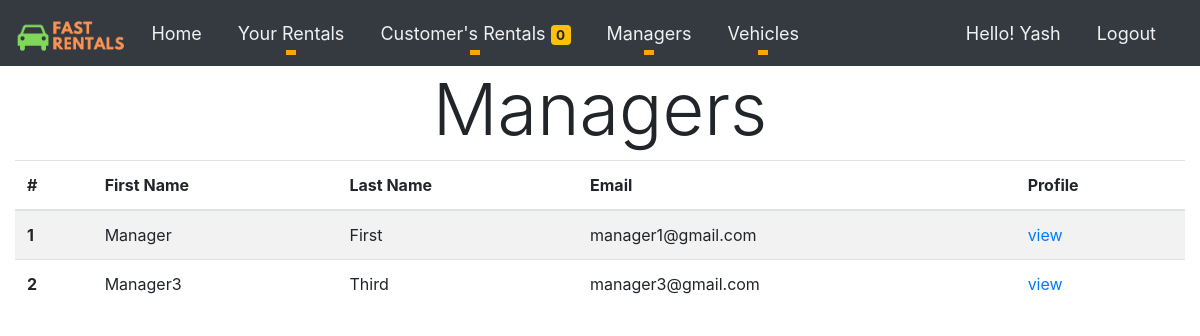
Screenshot of /Owner/AllManagers/ (signed in) with the database file from the repository.
### Owner/models.py (models this page shows, shortened)
class Owner(models.Model):
    Owner_id = models.AutoField
    Owner_firstname = models.CharField(max_length=60)
    Owner_lastname = models.CharField(max_length=60)
    Owner_address = models.CharField(max_length=600)
    Owner_email = models.CharField(max_length=100)
    Owner_password = models.CharField(max_length=32)
    Owner_dob = models.DateField()
    Owner_mobileno = models.CharField(max_length=10)
    Owner_gender = models.CharField(max_length=15)
    Owner_license =  models.ImageField(upload_to='img/Owner_License/')
    Owner_agency = models.CharField(max_length=100)
    Owner_city = models.CharField(max_length=30)
    Owner_state = models.CharField(max_length=30)
    Owner_country = models.CharField(max_length=30)
    Owner_pincode = models.IntegerField()
    isOwner = models.BooleanField(default=True)

### Manager/models.py (models this page shows, shortened)
class Manager(models.Model):
    Manager_id = models.AutoField
    Manager_firstname = models.CharField(max_length=60)
    Manager_lastname = models.CharField(max_length=60)
    Manager_address = models.CharField(max_length=600)
    Manager_email = models.CharField(max_length=100)
    Manager_password = models.CharField(max_length=32)
    Manager_dob = models.DateField()
    Manager_mobileno = models.CharField(max_length=10)
    Manager_gender = models.CharField(max_length=15)
    Manager_license = models.ImageField(upload_to='img/Manager_License/')
    Manager_agency = models.CharField(max_length=100,default="Fast Rentals")
    Manager_city = models.CharField(max_length=30)
    Manager_state = models.CharField(max_length=30)
    Manager_country = models.CharField(max_length=30)
    Manager_pincode = models.IntegerField()
    isOwner = models.BooleanField(default=False)

### Owner/views.py (the view)
# urls.py: path('AllManagers/',views.AllManagers, name="AllManagers"),
def AllManagers(request):
    if('user_email' not in request.session):
        return redirect('/signin/')
    owner_email = request.session.get('user_email')
    owner = Owner.objects.get(Owner_email=owner_email)
    manager = Manager.objects.all()
    no_of_pending_request=count_pending_rent_request()
    return render(request,"All_Managers.html",{'manager':manager,'owner':owner,'no_of_pending_request':no_of_pending_request})

### Owner/views.py (called while the page is built)
def count_pending_rent_request():
    no_of_pending_request=0
    rentvehicle = RentVehicle.objects.all()
    for rv in rentvehicle:
        if rv.request_status == "Pending":
            no_of_pending_request+=1
    return no_of_pending_request

### Owner/templates/All_Managers.html (shortened to what this page needs)
{%extends 'Only_owner_navbar.html'%} {% load static %}
    {% block name %}{{owner.Owner_firstname}}{%endblock%} {% block pagecontent %}
    <h1 class="display-3" style="text-align: center;">Managers</h1>
    <table class="table table-striped">
        <thead>
            <tr>
                <th scope="col">#</th>
                <th scope="col">First Name</th>
                <th scope="col">Last Name</th>
                <th scope="col">Email</th>
                <th scope="col">Profile</th>
            </tr>
        </thead>
        <tbody>
            {% for value in manager %}
            <tr>
                <th scope="row">{{forloop.counter}}</th>
                <td>{{value.Manager_firstname}}</td>
                <td>{{value.Manager_lastname}}</td>
                <td>{{value.Manager_email}}</td>
                <td><a href="{% url 'ManagerProfile' value.Manager_email%}">view</a></td>
            </tr>
            {% endfor %}
        </tbody>
    </table>
    {% endblock pagecontent %}

### rows the page displays
Owner: Owner_firstname "Yash"
Manager: Manager_firstname "Manager", Manager_lastname "First", Manager_email "manager1@gmail.com"
Manager: Manager_firstname "Manager3", Manager_lastname "Third", Manager_email "manager3@gmail.com"

### other values shown
{{ no_of_pending_request }} "0"
